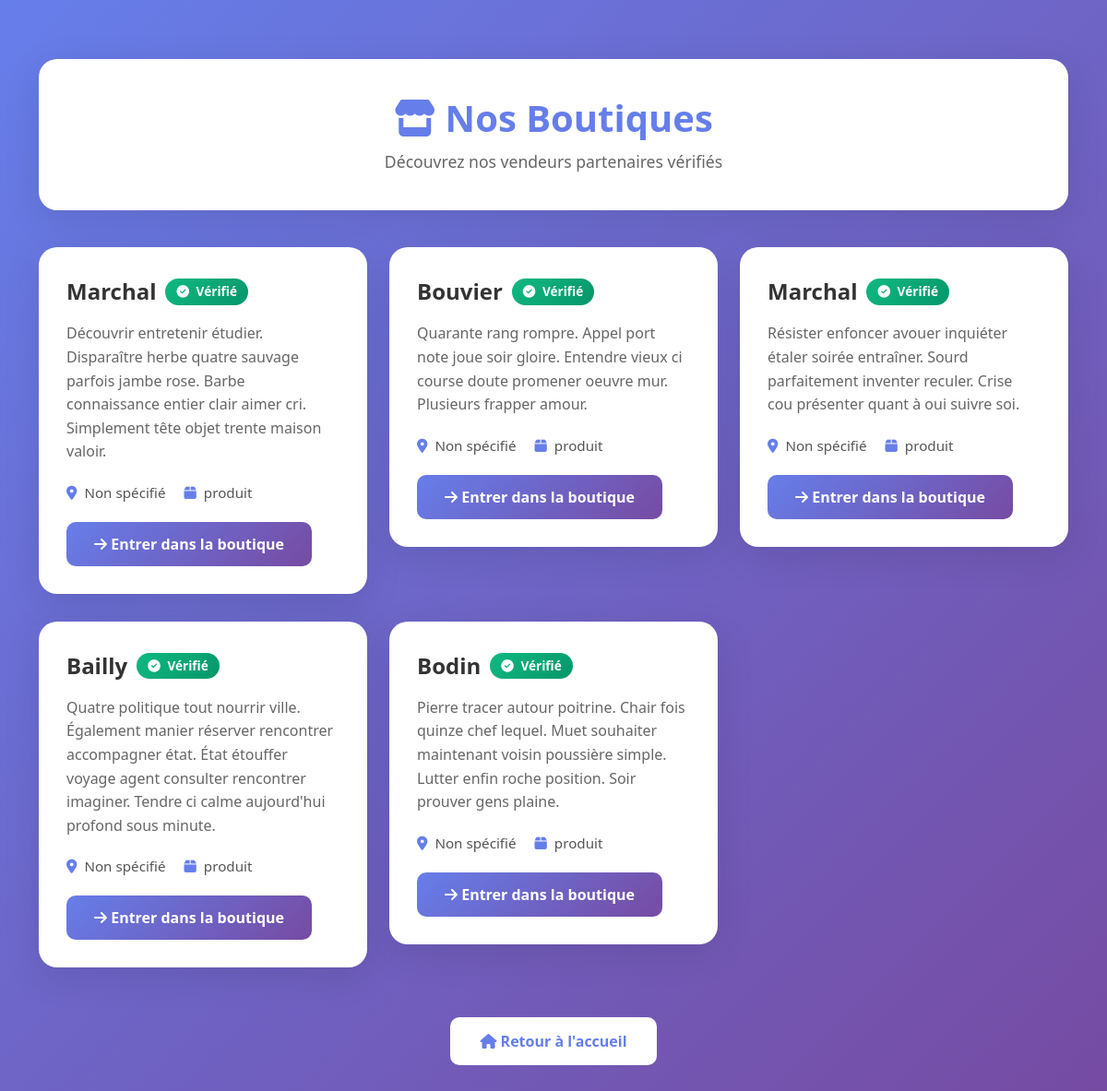
The page /accounts/boutiques/ on the database as committed earlier.
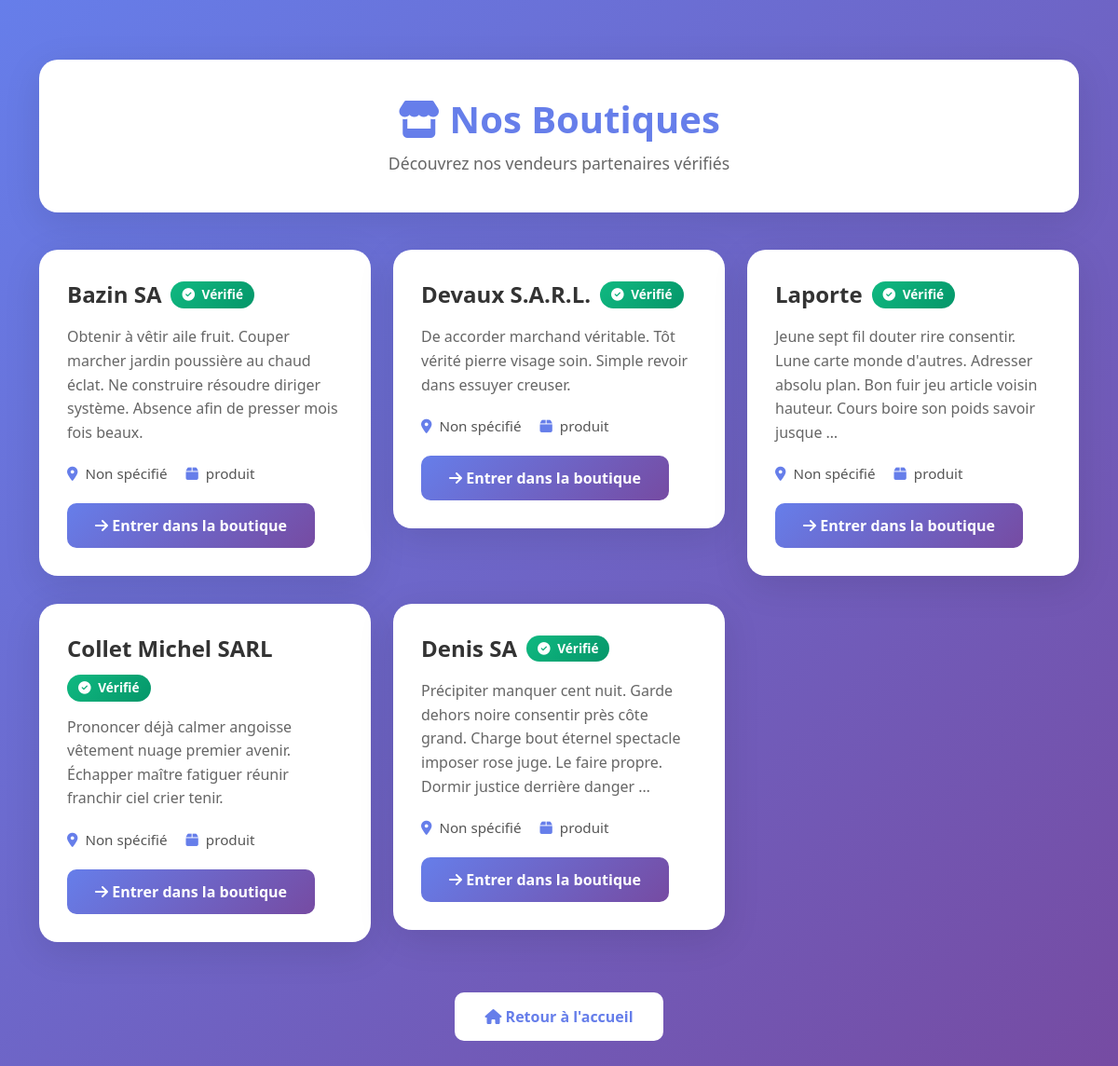
The same page on the database as committed later.
### accounts/models.py (models this page shows, shortened)
class VendorProfile(models.Model):
    user = models.OneToOneField(User, on_delete=models.CASCADE, related_name='vendor_profile')
    business_name = models.CharField(max_length=200, verbose_name="Nom de l'entreprise")
    description = models.TextField(verbose_name="Description de l'entreprise")
    phone = models.CharField(max_length=20, verbose_name="Téléphone")
    address = models.TextField(verbose_name="Adresse")
    city = models.CharField(max_length=100, verbose_name="Ville")
    image = models.ImageField(upload_to='vendors/', blank=True, null=True)
    is_verified = models.BooleanField(default=False, verbose_name="Vérifié")
    created_at = models.DateTimeField(auto_now_add=True)
    updated_at = models.DateTimeField(auto_now=True)
    class Meta:
        verbose_name = "Profil Vendeur"
        verbose_name_plural = "Profils Vendeurs"

### accounts/views.py (the view)
# urls.py: path('boutiques/', views.liste_boutiques, name='liste_boutiques'),
def liste_boutiques(request):
    boutiques = VendorProfile.objects.filter(is_verified=True)
    return render(request, 'accounts/liste_boutiques.html', {'boutiques': boutiques})

### accounts/templates/accounts/liste_boutiques.html (shortened to what this page needs)
﻿<!DOCTYPE html>
<html lang="fr">
<head>
    <link href="https://cdn.jsdelivr.net/npm/bootstrap@5.3.2/dist/css/bootstrap.min.css" rel="stylesheet">
    <link href="https://cdnjs.cloudflare.com/ajax/libs/font-awesome/6.4.0/css/all.min.css" rel="stylesheet">
</head>
<body>
    <div class="container">
        <div class="shops-header">
            <h1><i class="fas fa-store"></i> Nos Boutiques</h1>
            <p>Découvrez nos vendeurs partenaires vérifiés</p>
        </div>
        <div class="row">
            {% for boutique in boutiques %}
            <div class="col-md-6 col-lg-4">
                <div class="shop-card">
                    <div class="shop-name">
                        {{ boutique.business_name }}
                        {% if boutique.is_verified %}
                            <span class="verified-badge">
                                <i class="fas fa-check-circle"></i> Vérifié
                            </span>
                        {% endif %}
                    </div>
                    <p class="shop-desc">{{ boutique.description|truncatewords:25 }}</p>
                    <div class="shop-info">
                        <div class="info-item">
                            <i class="fas fa-map-marker-alt"></i>
                            <span>{{ boutique.business_address|default:"Non spécifié" }}</span>
                        </div>
                        <div class="info-item">
                            <i class="fas fa-box"></i>
                            <span>{{ boutique.vendor.products.count }} produit{{ boutique.vendor.products.count|pluralize }}</span>
                        </div>
                    </div>
                    <a href="{% url 'boutique_vendeur' boutique.id %}" class="btn-shop">
                        <i class="fas fa-arrow-right"></i> Entrer dans la boutique
                    </a>
                </div>
            </div>
            {% endfor %}
        </div>
        <div class="text-center mt-4">
            <a href="{% url 'home' %}" class="btn-home">
                <i class="fas fa-home"></i> Retour à l'accueil
            </a>
        </div>
    </div>
</body>
</html>

### accounts/templates/accounts/liste_boutiques.html (style rules this page uses)
body { font-family: 'Segoe UI', Tahoma, Geneva, Verdana, sans-serif; background: linear-gradient(135deg, #667eea 0%, #764ba2 100%); min-height: 100vh; padding: 40px 0; }
.shops-header { background: white; border-radius: 20px; padding: 40px; margin-bottom: 40px; box-shadow: 0 10px 40px rgba(0,0,0,0.1); text-align: center; }
.shops-header h1 { color: #667eea; font-weight: 700; margin-bottom: 10px; }
.shops-header p { color: #666; font-size: 1.1rem; margin: 0; }
.shop-card { background: white; border-radius: 20px; padding: 30px; margin-bottom: 30px; box-shadow: 0 10px 40px rgba(0,0,0,0.1); transition: transform 0.3s, box-shadow 0.3s; }
.shop-name { font-size: 1.5rem; font-weight: 700; color: #333; margin-bottom: 5px; display: flex; align-items: center; gap: 10px; flex-wrap: wrap; }
.verified-badge { display: inline-block; background: linear-gradient(135deg, #10b981, #059669); color: white; padding: 4px 12px; border-radius: 20px; font-size: 0.85rem; font-weight: 600; }
.verified-badge i { margin-right: 4px; }
.shop-desc { color: #666; font-size: 1rem; margin: 15px 0; line-height: 1.6; }
.shop-info { display: flex; gap: 20px; flex-wrap: wrap; margin: 20px 0; }
.info-item { display: flex; align-items: center; gap: 8px; color: #555; font-size: 0.95rem; }
.info-item i { color: #667eea; }
.btn-shop { background: linear-gradient(135deg, #667eea, #764ba2); color: white; border: none; padding: 12px 30px; border-radius: 10px; font-weight: 600; transition: all 0.3s; text-decoration: none; display: inline-block; }
.btn-home { background: white; color: #667eea; border: 2px solid white; padding: 12px 30px; border-radius: 10px; font-weight: 600; transition: all 0.3s; text-decoration: none; display: inline-block; }

Rows that differ between the two databases and show on the page:
removed VendorProfile: business_name "Marchal", is_verified True (drawn), description "Découvrir entretenir étudier. Disparaître herbe quatre sauvage parfois jambe rose. Barbe connaissance entier clair aimer cri. Simplement tête objet trente maison valoir.", business_address "Non spécifié"
removed VendorProfile: business_name "Bouvier", is_verified True (drawn), description "Quarante rang rompre. Appel port note joue soir gloire. Entendre vieux ci course doute promener oeuvre mur. Plusieurs frapper amour.", business_address "Non spécifié"
removed VendorProfile: business_name "Marchal", is_verified True (drawn), description "Résister enfoncer avouer inquiéter étaler soirée entraîner. Sourd parfaitement inventer reculer. Crise cou présenter quant à oui suivre soi.", business_address "Non spécifié"
removed VendorProfile: business_name "Bailly", is_verified True (drawn), description "Quatre politique tout nourrir ville. Également manier réserver rencontrer accompagner état. État étouffer voyage agent consulter rencontrer imaginer. Tendre ci calme aujourd'hui profond sous minute.", business_address "Non spécifié"
removed VendorProfile: business_name "Bodin", is_verified True (drawn), description "Pierre tracer autour poitrine. Chair fois quinze chef lequel. Muet souhaiter maintenant voisin poussière simple. Lutter enfin roche position. Soir prouver gens plaine.", business_address "Non spécifié"
added VendorProfile: business_name "Bazin SA", is_verified True (drawn), description "Obtenir à vêtir aile fruit. Couper marcher jardin poussière au chaud éclat. Ne construire résoudre diriger système. Absence afin de presser mois fois beaux.", business_address "Non spécifié"
added VendorProfile: business_name "Devaux S.A.R.L.", is_verified True (drawn), description "De accorder marchand véritable. Tôt vérité pierre visage soin. Simple revoir dans essuyer creuser.", business_address "Non spécifié"
added VendorProfile: business_name "Laporte", is_verified True (drawn), description "Jeune sept fil douter rire consentir. Lune carte monde d'autres. Adresser absolu plan. Bon fuir jeu article voisin hauteur. Cours boire son poids savoir jusque …", business_address "Non spécifié"
added VendorProfile: business_name "Collet Michel SARL", is_verified True (drawn), description "Prononcer déjà calmer angoisse vêtement nuage premier avenir. Échapper maître fatiguer réunir franchir ciel crier tenir.", business_address "Non spécifié"
added VendorProfile: business_name "Denis SA", is_verified True (drawn), description "Précipiter manquer cent nuit. Garde dehors noire consentir près côte grand. Charge bout éternel spectacle imposer rose juge. Le faire propre. Dormir justice derrière danger …", business_address "Non spécifié"
